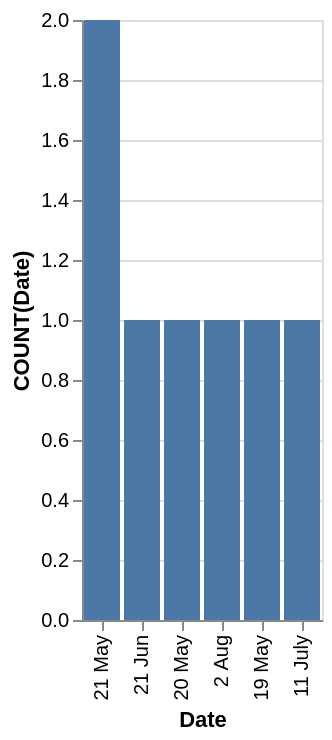

Describe this chart as a Vega-Lite specification.
### Vega-Lite specification from a JSON file in a GitHub repository (floating-point values rounded to 4 significant figures)
{"data": {"values": [{"x_data": "21 May", "y_data": 2}, {"x_data": "21 Jun", "y_data": 1}, {"x_data": "20 May", "y_data": 1}, {"x_data": "2 Aug", "y_data": 1}, {"x_data": "19 May", "y_data": 1}, {"x_data": "11 July", "y_data": 1}]}, "mark": "bar", "encoding": {"x": {"field": "x_data", "type": "nominal", "title": "Date", "sort": "descending"}, "y": {"field": "y_data", "type": "quantitative", "title": "COUNT(Date)"}}}
